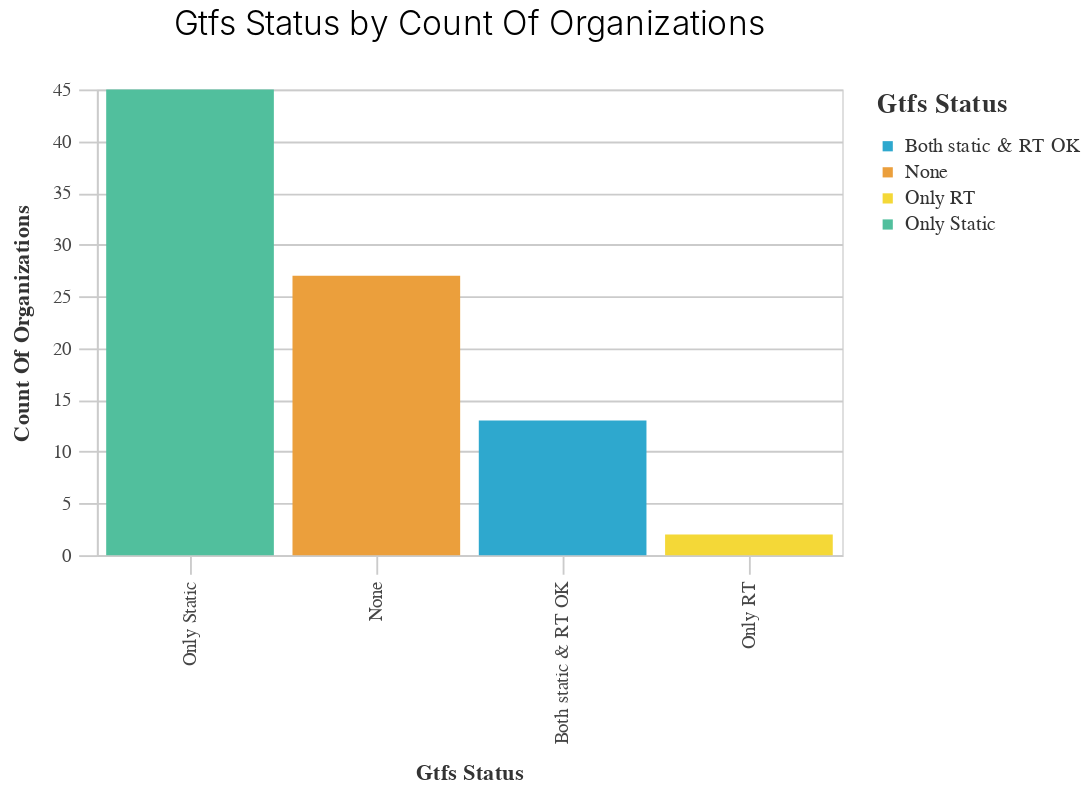

Notebook source saved alongside this figure:
### Code cell
_utils.basic_bar_chart(GTFS_orgs, 'GTFS_Status','Count_of_Organizations', 'GTFS_Status')

### Figure 1 — Vega-Lite specification as saved in the notebook (floating-point values rounded to 4 significant figures)
{"config": {"view": {"continuousWidth": 400, "continuousHeight": 300}, "axis": {"domainColor": "#cbcbcb", "grid": true, "gridColor": "#cbcbcb", "gridWidth": 1, "labelColor": "#474747", "labelFont": "Nunito Sans", "labelFontSize": 10, "labelPadding": 4, "tickColor": "#cbcbcb", "tickSize": 10, "titleColor": "#333", "titleFont": "Raleway", "titleFontSize": 12, "titlePadding": 10}, "axisBand": {"grid": false}, "background": "white", "font": "Raleway", "header": {"labelFont": "Nunito Sans", "titleFont": "Raleway"}, "legend": {"labelColor": "#333", "labelFont": "Nunito Sans", "labelFontSize": 11, "labelLimit": 0, "padding": 1, "symbolSize": 30, "symbolType": "square", "titleColor": "#333", "titleFont": "Raleway", "titleFontSize": 14, "titlePadding": 10}, "title": {"anchor": "middle", "font": "Raleway", "fontSize": 18, "fontWeight": 300, "offset": 20}}, "data": {"name": "data-5216f50921cb6bbff87e1158323bc42d"}, "mark": "bar", "encoding": {"color": {"field": "GTFS_Status", "legend": {"title": "Gtfs Status"}, "scale": {"range": ["#2EA8CE", "#EB9F3C", "#F4D837", "#51BF9D", "#8CBCCB", "#9487C0"]}, "type": "nominal"}, "x": {"field": "GTFS_Status", "sort": "-y", "title": "Gtfs Status", "type": "nominal"}, "y": {"field": "Count_of_Organizations", "title": "Count Of Organizations", "type": "quantitative"}}, "height": 250, "title": "Gtfs Status by Count Of Organizations", "width": 400, "$schema": "https://vega.github.io/schema/vega-lite/v4.17.0.json", "datasets": {"data-5216f50921cb6bbff87e1158323bc42d": [{"GTFS_Status": "Both static & RT OK", "Count_of_Organizations": 13}, {"GTFS_Status": "None", "Count_of_Organizations": 27}, {"GTFS_Status": "Only RT", "Count_of_Organizations": 2}, {"GTFS_Status": "Only Static", "Count_of_Organizations": 45}]}}
